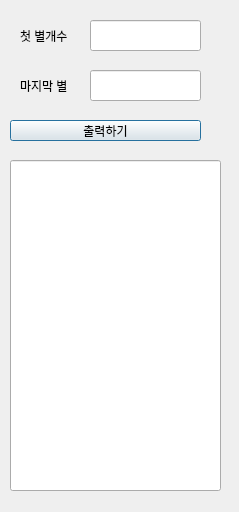
<?xml version="1.0" encoding="UTF-8"?>
<ui version="4.0">
 <class>Dialog</class>
 <widget class="QDialog" name="Dialog">
  <property name="geometry">
   <rect>
    <x>0</x>
    <y>0</y>
    <width>239</width>
    <height>512</height>
   </rect>
  </property>
  <property name="windowTitle">
   <string>Dialog</string>
  </property>
  <widget class="QLineEdit" name="t1">
   <property name="geometry">
    <rect>
     <x>90</x>
     <y>20</y>
     <width>111</width>
     <height>31</height>
    </rect>
   </property>
  </widget>
  <widget class="QLabel" name="label">
   <property name="geometry">
    <rect>
     <x>20</x>
     <y>30</y>
     <width>56</width>
     <height>12</height>
    </rect>
   </property>
   <property name="text">
    <string>첫 별개수</string>
   </property>
  </widget>
  <widget class="QPushButton" name="btn">
   <property name="geometry">
    <rect>
     <x>10</x>
     <y>120</y>
     <width>191</width>
     <height>21</height>
    </rect>
   </property>
   <property name="text">
    <string>출력하기</string>
   </property>
  </widget>
  <widget class="QLabel" name="label_2">
   <property name="geometry">
    <rect>
     <x>20</x>
     <y>80</y>
     <width>56</width>
     <height>12</height>
    </rect>
   </property>
   <property name="text">
    <string>마지막 별</string>
   </property>
  </widget>
  <widget class="QLineEdit" name="t2">
   <property name="geometry">
    <rect>
     <x>90</x>
     <y>70</y>
     <width>111</width>
     <height>31</height>
    </rect>
   </property>
  </widget>
  <widget class="QLineEdit" name="t3">
   <property name="geometry">
    <rect>
     <x>10</x>
     <y>160</y>
     <width>211</width>
     <height>331</height>
    </rect>
   </property>
  </widget>
 </widget>
 <resources/>
 <connections/>
</ui>
